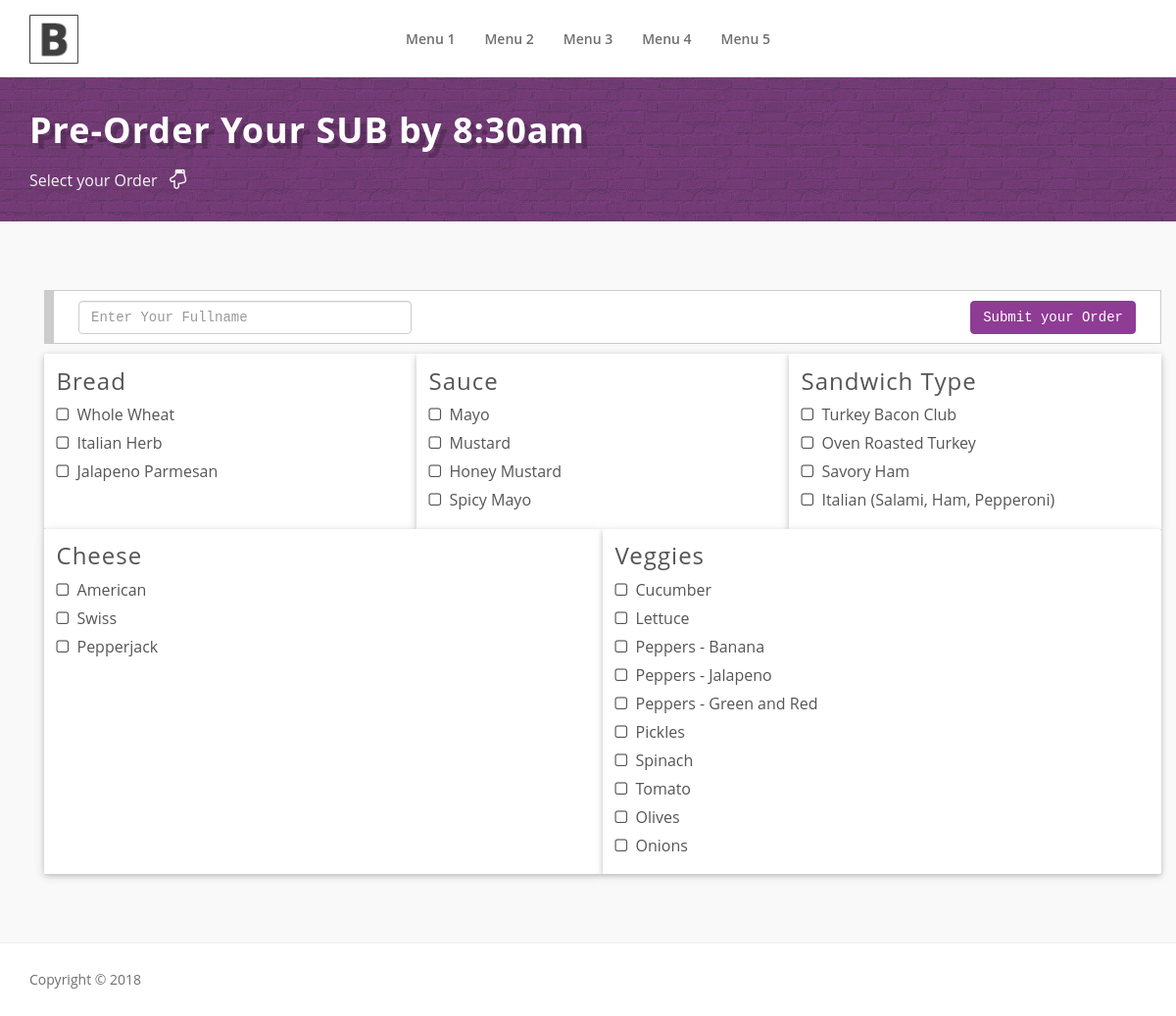
The page / on the database its author committed.
### tables this page shows
CREATE TABLE IF NOT EXISTS `sys_category` (
  `id` int(11) NOT NULL,
  `name` varchar(20) NOT NULL
);

CREATE TABLE IF NOT EXISTS `sys_products` (
  `id` int(11) NOT NULL,
  `category_id` int(11) NOT NULL,
  `name` varchar(50) NOT NULL
);

### index.php (the view, shortened to what this page needs)
<?php include('elements/header.php'); ?>
    <div class="section gray">
        <div class="container">
            <div class="container">
                <form id="frmAddOrders">
                    <div class="pre" style='color:#000000; background:#ffffff;'>
                    <div class="row">
                        <div class="col-md-4">
                            <input type="text" name="fullname" placeholder="Enter Your Fullname" class="form-control" required>
                        </div>
                        <div class="col-md-8 text-right">
                            <button type="submit" class="btn btn-primary">Submit your Order</button>
                        </div>
                    </div>
                </div>
                <div class="card-group">
                <?php
                $sql = "SELECT * FROM sys_category";
                $result = $conn->query($sql);
                if ($result->num_rows > 0) {
                    while($rec = $result->fetch_assoc()) {
                    $sql1 = "SELECT * FROM sys_products WHERE category_id = '".$rec['id']."'";
                    $result1 = $conn->query($sql1);
                    if ($result1->num_rows > 0) {?>
                        <div class="card">
                            <div class="card-body">
                                <div class="form-check">
                                    <h4 class="card-title"><?php echo $rec['name']; ?></h4>
                                    <?php while($rec1 = $result1->fetch_assoc()) {?>
                                        <div>
                                        <label>
                                            <input type="checkbox" name="orders[]" value="<?php echo $rec1['name']; ?>"> <span class="label-text"><?php echo $rec1['name']; ?></span>
                                        </label>
                                        </div>
                                    <?php }?>
                                </div>
                            </div>
                        </div>
                <?php
                    }
                    }
                }?>
                </div>
            </form>
            </div>
        </div>
    </div>
<?php include('elements/footer.php');?>

### elements/header.php (shortened to what this page needs)
<!DOCTYPE html>
<html>
<head>
<?php
    $css_files = array(
        'bootstrap.css',
        'animate.css',
        'bootsnav.css',
        'style1.css',
        'style.css'
    );
    for ($c=0; $c < count($css_files); $c++) {
    	echo '<link rel="stylesheet" type="text/css" href="assets/css/'.$css_files[$c].'">'."\n";
    }
?>
</head>
<body>
    <nav class="navbar navbar-default bootsnav">
        <div class="container">
            <div class="navbar-header">
                <a class="navbar-brand" href="#brand"><img src="assets/images/logo-black.png" class="logo" alt=""></a>
            </div>
            <div class="collapse navbar-collapse" id="navbar-menu">
                <ul class="nav navbar-nav navbar-center">
                    <li><a href="#">Menu 1</a></li>
                    <li><a href="#">Menu 2</a></li>
                    <li><a href="#">Menu 3</a></li>
                    <li><a href="#">Menu 4</a></li>
                    <li><a href="#">Menu 5</a></li>
                </ul>
            </div>
        </div>
    </nav>
    <div class="pageheader">
        <div class="container">
            <h2 class="title">Pre-Order Your SUB by 8:30am</h2>
            <p>Select your Order&nbsp;&nbsp;&nbsp;<i class="fa fa-hand-o-down" style="font-size: 20px;"></i></p>
        </div>
    </div>

### elements/footer.php (shortened to what this page needs)
    <footer>
        <div class="container">
            <div class="row">
                <div class="col-xs-6">
                    Copyright &copy; <?php echo date('Y'); ?>
                </div>
            </div>
        </div>
    </footer>
</body>
</html>

### assets/css/bootsnav.css (style rules this page uses)
nav.bootsnav .container { position: relative; }
nav.navbar.bootsnav { margin-bottom: 0; -moz-border-radius: 0px; -webkit-border-radius: 0px; -o-border-radius: 0px; border-radius: 0px; background-color: #fff; border: none; border-bottom: solid 1px #e0e0e0; z-index: 9; }
nav.navbar.bootsnav ul.nav > li > a { color: #6f6f6f; background-color: transparent; outline: none; margin-bottom: -2px; }
body { -webkit-transition: all 0.3s ease-in-out; -moz-transition: all 0.3s ease-in-out; -o-transition: all 0.3s ease-in-out; -ms-transition: all 0.3s ease-in-out; transition: all 0.3s ease-in-out; }
@media (min-width: 1024px) { nav.navbar.bootsnav ul.nav > li > a { padding: 30px 15px; font-weight: 600; } }
@media (min-width: 1024px) { nav.navbar.bootsnav.menu-center .container { position: relative; } }
@media (min-width: 1024px) { nav.navbar.bootsnav.menu-center ul.nav.navbar-center { float:none; margin: 0 auto; display: table; table-layout: fixed; } }
@media (min-width: 1024px) { nav.navbar.bootsnav.menu-center .navbar-header, nav.navbar.bootsnav.menu-center .attr-nav { position: absolute; } }

### assets/css/style1.css (style rules this page uses)
html,body { width:100%; height: auto; margin:0; padding:0; overflow-x: hidden; }
body { font-family: 'Open Sans', sans-serif; position: relative; font-size:14px; line-height:24px; color:#6f6f6f; }
a { color: #6f6f6f; }
a, a:active, a:focus, a:hover { outline:none; -webkit-transition: all 0.3s ease-in-out; -moz-transition: all 0.3s ease-in-out; -o-transition: all 0.3s ease-in-out; -ms-transition: all 0.3s ease-in-out; transition: all 0.3s ease-in-out; }
h1, h2, h3, h4, h5, h6 { color:#3f3f3f; margin:0 0 15px 0; letter-spacing: 1px; font-weight: bold; }
h2 { font-size:36px; line-height:48px; }
h4 { font-size:24px; line-height:30px; }
p { margin-bottom:20px; }
.section { padding: 70px 0; position: relative; }
.gray { background-color: #f9f9f9; }
.pageheader { padding: 30px 0; background-image: url(../images/brick-wall-dark.png); background-color: #8F3C94; }
.pageheader .title { text-shadow: 6px 6px 0px rgba(0,0,0,0.2); color: #fff !important; }
.pageheader p { margin-bottom: 0; color: #f5f5f5; font-size: 16px; }
footer { border-top: solid 1px #efefef; }
footer .container { padding: 25px 15px; }
.pre { font-family: monospace; padding: 10px 25px 30px; border: solid 1px #ccc; border-left: solid 10px #ccc; background-color: #f5f5f5; color: #6f6f6f; border-radius: 0px; }
@media (min-width: 1024px) { nav.navbar ul.nav > li > a { padding: 30px 15px; font-weight: 600; } }
@media (min-width: 1024px) { nav.navbar .navbar-brand { margin-top: 0; } }
@media (min-width: 1024px) { nav.navbar .navbar-brand img.logo { width: 50px; } }

### rows shown on the page
sys_category: name "Bread"
sys_products: name "Whole Wheat"
sys_products: name "Italian Herb"
sys_products: name "Jalapeno Parmesan"
sys_category: name "Sauce"
sys_products: name "Mayo"
sys_products: name "Mustard"
sys_products: name "Honey Mustard"
sys_products: name "Spicy Mayo"
sys_category: name "Sandwich Type"
sys_products: name "Turkey Bacon Club"
sys_products: name "Oven Roasted Turkey"
sys_products: name "Savory Ham"
sys_products: name "Italian (Salami, Ham, Pepperoni)"
sys_category: name "Cheese"
sys_products: name "American"
sys_products: name "Swiss"
sys_products: name "Pepperjack"
sys_category: name "Veggies"
sys_products: name "Cucumber"
sys_products: name "Lettuce"
sys_products: name "Peppers - Banana"
sys_products: name "Peppers - Jalapeno"
sys_products: name "Peppers - Green and Red"
sys_products: name "Pickles"
sys_products: name "Spinach"
sys_products: name "Tomato"
sys_products: name "Olives"
sys_products: name "Onions"
